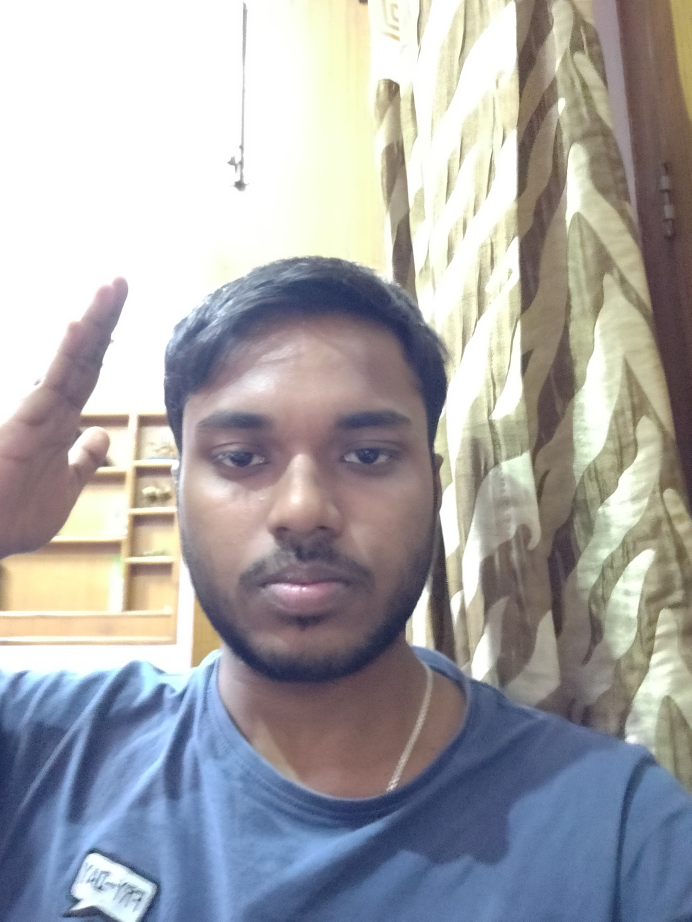
#> input picture Project_knn_fr/image.jpg, 3456 x 4608 px, given in place of the camera (shown at 1/5 size)
$ python face_data.py
#> lines starting #> are read from the running program, lines starting #| are printed output that depends on the picture
import numpy as np
import cv2

# Initialize camera
cap = cv2.VideoCapture(0)

# Load the haar cascade for frontal face
face_cascade = cv2.CascadeClassifier('./haarcascade_frontalface_alt.xml')

skip = 0
face_data = []
dataset_path = '../data/face_dataset/'

file_name = input("Enter the name of the person: ")
#> the answer given: image.jpg

while True:
	ret, frame = cap.read()
#> frame is the input picture: shape (4608, 3456, 3); mean B, G, R 167.7, 165.6, 166.4
	if ret == False:
		continue
	# Convert frame to grayscale
	frame=cv2.flip(frame,1)
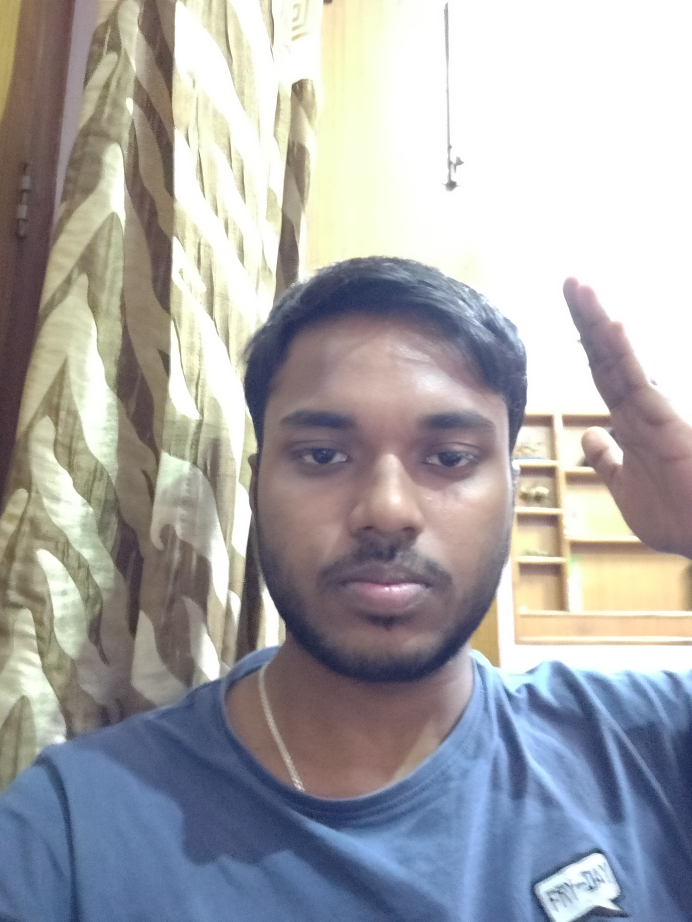
#> frame: shape (4608, 3456, 3) (shown at 1/5 size); mean B, G, R 167.7, 165.6, 166.4
	gray = cv2.cvtColor(frame, cv2.COLOR_BGR2GRAY)
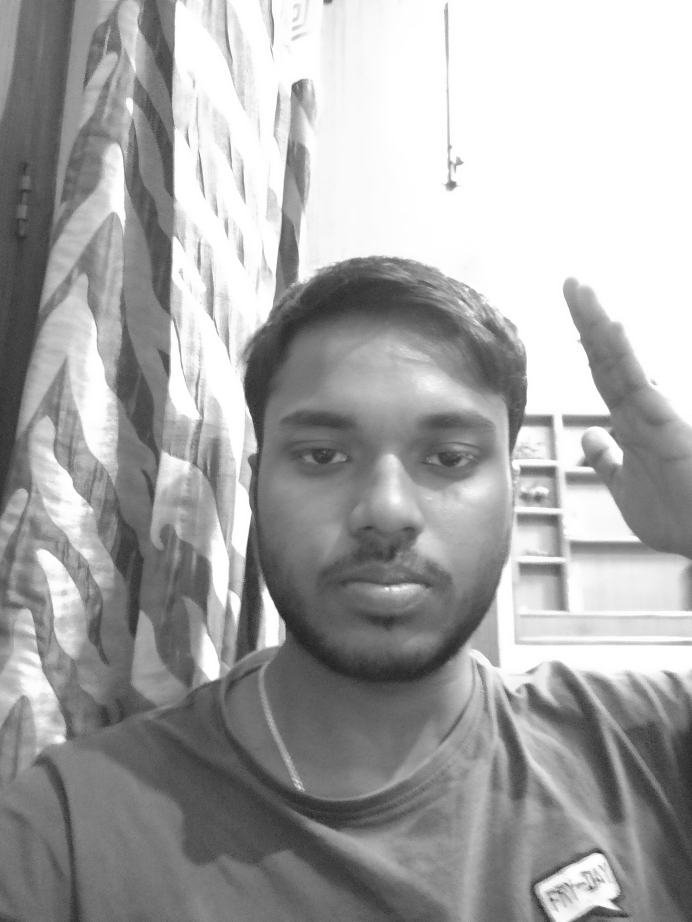
#> gray: shape (4608, 3456) (shown at 1/5 size); min 3, max 255, mean 166.1

	# Detect multi faces in the image
	faces = face_cascade.detectMultiScale(gray, 1.3, 5)
#> faces = [[1136, 1630, 1648, 1648]]
	k = 1

	faces = sorted(faces, key=lambda x: x[2]*x[3], reverse=True)

	# update the frame number
	skip += 1

	for face in faces[:1]:
		x, y, w, h = face

		# Get the face ROI
		offset = 7
		face_section = frame[y-offset:y+h+offset, x-offset:x+w+offset]
		face_section = cv2.resize(face_section, (100, 100))

		if skip % 10 == 0:
			face_data.append(face_section)
			print (len(face_data))

		# Display the face ROI
		cv2.imshow(str(k), face_section)
		k += 1

		# Draw rectangle in the original image
		cv2.rectangle(frame, (x,y), (x+w,y+h), (0,255,0), 2)
#> this loop made 1 pass
#> (x, y, w, h, offset, k) on pass 1: (1136, 1630, 1648, 1648, 7, 2)
#> pass 1, `face_section = frame[y-offset:y+h+offset, x-offset:x+w+offset]`:
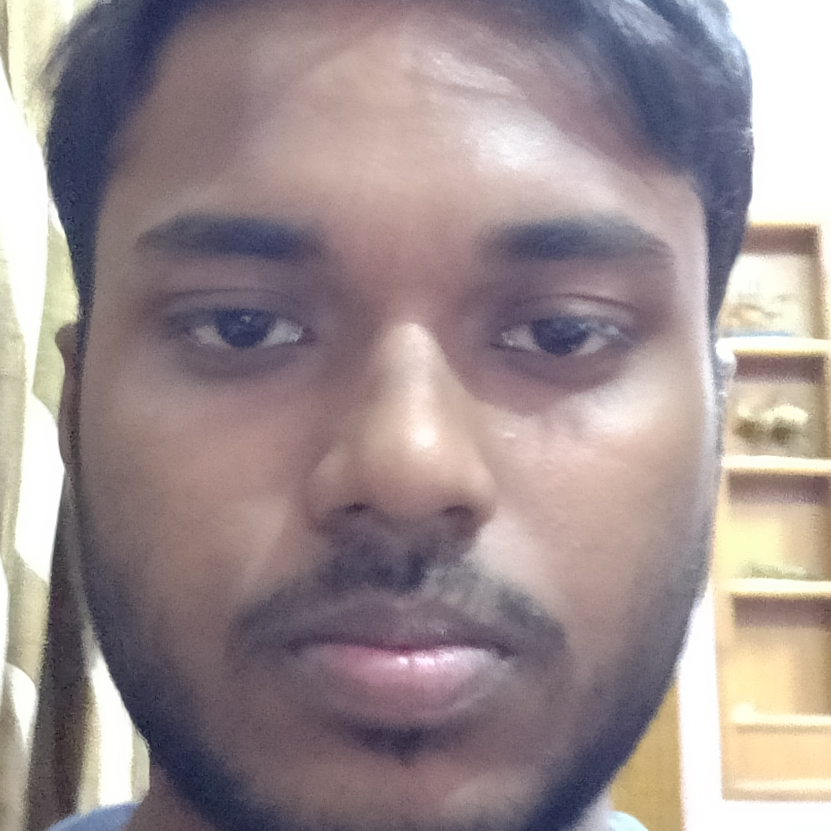
#> face_section: shape (1662, 1662, 3) (shown at 1/2 size); mean B, G, R 143.4, 142.4, 156.4
#> pass 1, `face_section = cv2.resize(face_section, (100, 100))`:
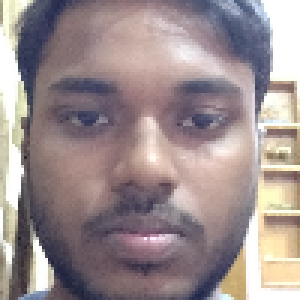
#> face_section: shape (100, 100, 3) (shown 3 times larger); mean B, G, R 143.2, 142.3, 156.3
#> after the loop, face_data = []; k = 2

	cv2.imshow("Faces", frame)

	if cv2.waitKey(1) & 0xFF == ord('q'):
#> (key q is pressed here)
		break

# Convert face list to numpy array
face_data = np.asarray(face_data)
#> face_data = empty array
#> (the run stopped early here; a loop or call above may not have finished)
